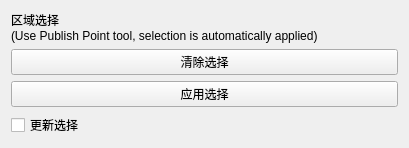
<?xml version="1.0" encoding="UTF-8"?>
<ui version="4.0">
 <class>PolygonAreaSelectionWidget</class>
 <widget class="QWidget" name="PolygonAreaSelectionWidget">
  <property name="geometry">
   <rect>
    <x>0</x>
    <y>0</y>
    <width>409</width>
    <height>145</height>
   </rect>
  </property>
  <property name="windowTitle">
   <string>Form</string>
  </property>
  <layout class="QVBoxLayout" name="verticalLayout">
   <item>
    <widget class="QLabel" name="label_area_selection">
     <property name="text">
      <string>区域选择
(Use Publish Point tool, selection is automatically applied)</string>
     </property>
    </widget>
   </item>
   <item>
    <widget class="QPushButton" name="push_button_clear_selection">
     <property name="text">
      <string>清除选择</string>
     </property>
    </widget>
   </item>
   <item>
    <widget class="QPushButton" name="push_button_apply_selection">
     <property name="text">
      <string>应用选择</string>
     </property>
    </widget>
   </item>
   <item>
    <widget class="QCheckBox" name="cbox_update_selections">
     <property name="text">
      <string>更新选择</string>
     </property>
    </widget>
   </item>
  </layout>
 </widget>
 <resources/>
 <connections/>
</ui>
